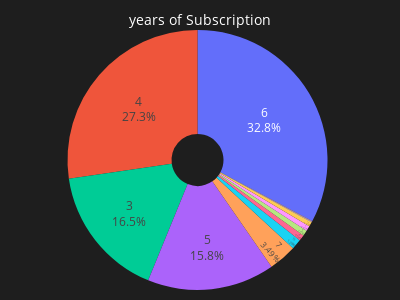

Source (notebook cell):
### Code cell
years_antig=df['num_years_antig'].value_counts().reset_index()
fig_years_antig=px.pie(names=years_antig['num_years_antig'],values=years_antig['count'],hole=0.2)
fig_years_antig.update_traces(textposition='inside',textinfo='percent+label')
fig_years_antig.update_layout(
    width=400,
    height=300,
    showlegend=False,
    paper_bgcolor='rgb(30,30,30)',
    title={
        'text':'years of Subscription',
        'font':{
            'color':'white',
            'size':14,
        },
        'xanchor':'center',
        'yanchor':'top',
        'x':0.5,
        'y':0.95
    },
    margin=dict(l=5,r=10,t=30,b=10),
    autosize=False
)

### Figure 1 — Plotly figure (JSON) as saved in the notebook; plotly's stock layout.template omitted (floating-point values rounded to 4 significant figures)
{"data": [{"domain": {"x": [0, 1], "y": [0, 1]}, "hole": 0.2, "hovertemplate": "label=%{label}<br>value=%{value}<extra></extra>", "labels": [6, 4, 3, 5, 7, 11, 12, 8, 9, 10, 13, 2, 1], "legendgroup": "", "name": "", "showlegend": true, "textinfo": "percent+label", "textposition": "inside", "type": "pie", "values": [57109, 47544, 28755, 27574, 6084, 2195, 1320, 1210, 1092, 972, 156, 132, 12]}], "layout": {"autosize": false, "height": 300, "legend": {"tracegroupgap": 0}, "margin": {"b": 10, "l": 5, "r": 10, "t": 30}, "paper_bgcolor": "rgb(30,30,30)", "showlegend": false, "title": {"font": {"color": "white", "size": 14}, "text": "years of Subscription", "x": 0.5, "xanchor": "center", "y": 0.95, "yanchor": "top"}, "width": 400}}
